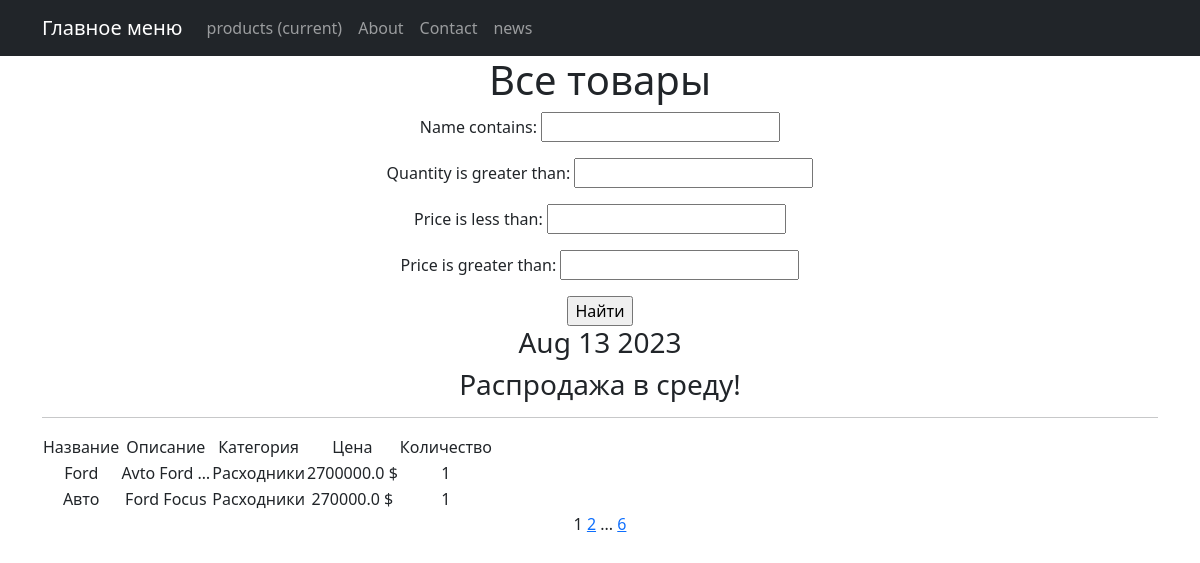
Screenshot of /products/ with the database file from the repository.
### simpleapp/models.py (models this page shows, shortened)
class Product(models.Model):
    name = models.CharField(
        max_length=50,
        unique=True, # названия товаров не должны повторяться
    )
    description = models.TextField()
    quantity = models.IntegerField(
        validators=[MinValueValidator(0)],
    )
    category = models.ForeignKey(
        to='Category',
        on_delete=models.CASCADE,
        related_name='products', # все продукты в категории будут доступны через поле products
    )
    price = models.FloatField(
        validators=[MinValueValidator(0.0)],
    )

class Category(models.Model):
    name = models.CharField(max_length=100, unique=True)

### simpleapp/views.py (the view)
# urls.py: path('', ProductsList.as_view(), name="product_list"),
class ProductsList(ListView):
    model = Product
    ordering = 'name'
    template_name = 'products.html'
    context_object_name = 'products'
    paginate_by = 2  # вот так мы можем указать количество записей на странице
    def get_queryset(self):
        queryset = super().get_queryset()
        self.filterset = ProductFilter(self.request.GET, queryset)
        return self.filterset.qs
    def get_context_data(self, **kwargs):
        context = super().get_context_data(**kwargs)
        context['time_now'] = datetime.utcnow()
        context['next_sale'] = "Распродажа в среду!"
        context['filterset'] = self.filterset
        return context

### simpleapp/templatetags/custom_filters.py (called while the page is built)
@register.filter()
def currency(value, code='rub'):
   postfix = CURRENCIES_SYMBOLS[code]
   return f'{value} {postfix}'

### simpleapp/templatetags/custom_tags.py (called while the page is built)
@register.simple_tag()
def current_time(format_string='%b %d %Y'):
   return datetime.utcnow().strftime(format_string)

@register.simple_tag(takes_context=True)
def url_replace(context, **kwargs):
   d = context['request'].GET.copy()
   for k, v in kwargs.items():
       d[k] = v
   return d.urlencode()

### templates/products.html (shortened to what this page needs)
{% extends 'flatpages/default.html' %}
{% load custom_filters %}
{% load custom_tags %}
{% block content %}
<h1>Все товары</h1>
<form action="" method="get">
    {{ filterset.form.as_p }}
    <input type="submit" value="Найти" />
</form>
<h3>{% current_time '%b %d %Y' %}</h3>
<h3> {{ next_sale|default_if_none:"Чуть позже сообщим о распродаже!" }} </h3>
<hr>
{% if products %}
<table>
    <tr>
        <td>Название</td>
        <td>Описание</td>
        <td>Категория</td>
        <td>Цена</td>
        <td>Количество</td>
    </tr>
    {% for product in products %}
    <tr>
        <td>{{ product.name }}</td>
        <td>{{ product.description |truncatewords:2 }}</td>
        <td>{{ product.category.name }}</td>
        <td>{{ product.price|currency:"usd" }}</td>
        <td>{{ product.quantity }}</td>
    </tr>
    {% endfor %}
</table>
{% else %}
<h2>Товаров нет!</h2>
{% endif %}
{{ page_obj.number }}
{% if page_obj.has_next %}
<a href="?{% url_replace page=page_obj.next_page_number %}">{{ page_obj.next_page_number }}</a>
{% if paginator.num_pages != page_obj.next_page_number %}
...
<a href="?{% url_replace page=page_obj.paginator.num_pages %}">{{ page_obj.paginator.num_pages }}</a>
{% endif %}
{% endif %}
{% endblock content %}

### rows the page displays
Product: name "Ford", description "Avto Ford …", category.name "Расходники", price "2700000.0 $", quantity "1"
Product: name "Авто", description "Ford Focus", category.name "Расходники", price "270000.0 $", quantity "1"

### other values shown
{{ next_sale|default_if_none:"Чуть позже сообщим о распродаже!" }} "Распродажа в среду!"
{{ page_obj.number }} "1"
{{ page_obj.next_page_number }} "2"
{{ page_obj.paginator.num_pages }} "6"
